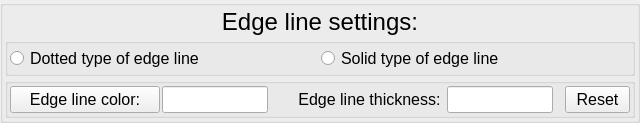
        <widget class="QGroupBox" name="groupBox_12">
         <layout class="QVBoxLayout" name="verticalLayout_3">
          <property name="spacing">
           <number>2</number>
          </property>
          <property name="leftMargin">
           <number>2</number>
          </property>
          <property name="topMargin">
           <number>2</number>
          </property>
          <property name="rightMargin">
           <number>2</number>
          </property>
          <property name="bottomMargin">
           <number>2</number>
          </property>
          <item>
           <widget class="QLabel" name="EdgeLineType_label">
            <property name="sizePolicy">
             <sizepolicy hsizetype="Maximum" vsizetype="Fixed">
              <horstretch>0</horstretch>
              <verstretch>0</verstretch>
             </sizepolicy>
            </property>
            <property name="minimumSize">
             <size>
              <width>506</width>
              <height>20</height>
             </size>
            </property>
            <property name="maximumSize">
             <size>
              <width>1466</width>
              <height>30</height>
             </size>
            </property>
            <property name="font">
             <font>
              <pointsize>18</pointsize>
             </font>
            </property>
            <property name="text">
             <string>Edge line settings:</string>
            </property>
            <property name="alignment">
             <set>Qt::AlignmentFlag::AlignCenter</set>
            </property>
           </widget>
          </item>
          <item>
           <widget class="QGroupBox" name="groupBox_19">
            <property name="minimumSize">
             <size>
              <width>0</width>
              <height>32</height>
             </size>
            </property>
            <property name="maximumSize">
             <size>
              <width>16777215</width>
              <height>40</height>
             </size>
            </property>
            <layout class="QHBoxLayout" name="horizontalLayout_8">
             <property name="spacing">
              <number>2</number>
             </property>
             <property name="leftMargin">
              <number>2</number>
             </property>
             <property name="topMargin">
              <number>2</number>
             </property>
             <property name="rightMargin">
              <number>2</number>
             </property>
             <property name="bottomMargin">
              <number>2</number>
             </property>
             <item>
              <widget class="QRadioButton" name="DottedEdgeLineType_radioButton">
               <property name="sizePolicy">
                <sizepolicy hsizetype="Maximum" vsizetype="Fixed">
                 <horstretch>0</horstretch>
                 <verstretch>0</verstretch>
                </sizepolicy>
               </property>
               <property name="minimumSize">
                <size>
                 <width>250</width>
                 <height>20</height>
                </size>
               </property>
               <property name="maximumSize">
                <size>
                 <width>730</width>
                 <height>30</height>
                </size>
               </property>
               <property name="font">
                <font>
                 <pointsize>12</pointsize>
                </font>
               </property>
               <property name="styleSheet">
                <string notr="true"/>
               </property>
               <property name="text">
                <string>Dotted type of edge line</string>
               </property>
               <attribute name="buttonGroup">
                <string notr="true">EdgeLineType_buttonGroup</string>
               </attribute>
              </widget>
             </item>
             <item>
              <widget class="QRadioButton" name="SolidEdgeLineType_radioButton">
               <property name="sizePolicy">
                <sizepolicy hsizetype="Maximum" vsizetype="Fixed">
                 <horstretch>0</horstretch>
                 <verstretch>0</verstretch>
                </sizepolicy>
               </property>
               <property name="minimumSize">
                <size>
                 <width>250</width>
                 <height>20</height>
                </size>
               </property>
               <property name="maximumSize">
                <size>
                 <width>730</width>
                 <height>30</height>
                </size>
               </property>
               <property name="font">
                <font>
                 <pointsize>12</pointsize>
                </font>
               </property>
               <property name="text">
                <string>Solid type of edge line</string>
               </property>
               <attribute name="buttonGroup">
                <string notr="true">EdgeLineType_buttonGroup</string>
               </attribute>
              </widget>
             </item>
            </layout>
           </widget>
          </item>
          <item>
           <widget class="QGroupBox" name="groupBox_20">
            <property name="minimumSize">
             <size>
              <width>0</width>
              <height>32</height>
             </size>
            </property>
            <property name="maximumSize">
             <size>
              <width>16777215</width>
              <height>40</height>
             </size>
            </property>
            <layout class="QHBoxLayout" name="horizontalLayout_19">
             <property name="spacing">
              <number>2</number>
             </property>
             <property name="leftMargin">
              <number>2</number>
             </property>
             <property name="topMargin">
              <number>2</number>
             </property>
             <property name="rightMargin">
              <number>2</number>
             </property>
             <property name="bottomMargin">
              <number>2</number>
             </property>
             <item>
              <widget class="QPushButton" name="EdgeLineColor_pushButton">
               <property name="sizePolicy">
                <sizepolicy hsizetype="Maximum" vsizetype="Fixed">
                 <horstretch>0</horstretch>
                 <verstretch>0</verstretch>
                </sizepolicy>
               </property>
               <property name="minimumSize">
                <size>
                 <width>150</width>
                 <height>20</height>
                </size>
               </property>
               <property name="maximumSize">
                <size>
                 <width>200</width>
                 <height>30</height>
                </size>
               </property>
               <property name="font">
                <font>
                 <pointsize>12</pointsize>
                </font>
               </property>
               <property name="styleSheet">
                <string notr="true"/>
               </property>
               <property name="text">
                <string>Edge line color:</string>
               </property>
              </widget>
             </item>
             <item>
              <widget class="QLineEdit" name="EdgeLineColor_lineEdit">
               <property name="sizePolicy">
                <sizepolicy hsizetype="Maximum" vsizetype="Fixed">
                 <horstretch>0</horstretch>
                 <verstretch>0</verstretch>
                </sizepolicy>
               </property>
               <property name="minimumSize">
                <size>
                 <width>61</width>
                 <height>20</height>
                </size>
               </property>
               <property name="maximumSize">
                <size>
                 <width>106</width>
                 <height>30</height>
                </size>
               </property>
               <property name="alignment">
                <set>Qt::AlignmentFlag::AlignCenter</set>
               </property>
              </widget>
             </item>
             <item>
              <spacer name="horizontalSpacer_2">
               <property name="orientation">
                <enum>Qt::Orientation::Horizontal</enum>
               </property>
               <property name="sizeHint" stdset="0">
                <size>
                 <width>10</width>
                 <height>20</height>
                </size>
               </property>
              </spacer>
             </item>
             <item>
              <widget class="QLabel" name="EdgeLineThickness_label">
               <property name="sizePolicy">
                <sizepolicy hsizetype="Expanding" vsizetype="Preferred">
                 <horstretch>0</horstretch>
                 <verstretch>0</verstretch>
                </sizepolicy>
               </property>
               <property name="minimumSize">
                <size>
                 <width>165</width>
                 <height>20</height>
                </size>
               </property>
               <property name="maximumSize">
                <size>
                 <width>200</width>
                 <height>30</height>
                </size>
               </property>
               <property name="font">
                <font>
                 <pointsize>12</pointsize>
                </font>
               </property>
               <property name="text">
                <string>Edge line thickness: </string>
               </property>
               <property name="alignment">
                <set>Qt::AlignmentFlag::AlignRight|Qt::AlignmentFlag::AlignTrailing|Qt::AlignmentFlag::AlignVCenter</set>
               </property>
              </widget>
             </item>
             <item>
              <widget class="QLineEdit" name="EdgeLineThickness_lineEdit">
               <property name="sizePolicy">
                <sizepolicy hsizetype="Maximum" vsizetype="Fixed">
                 <horstretch>0</horstretch>
                 <verstretch>0</verstretch>
                </sizepolicy>
               </property>
               <property name="minimumSize">
                <size>
                 <width>61</width>
                 <height>20</height>
                </size>
               </property>
               <property name="maximumSize">
                <size>
                 <width>106</width>
                 <height>30</height>
                </size>
               </property>
               <property name="font">
                <font>
                 <pointsize>10</pointsize>
                </font>
               </property>
               <property name="alignment">
                <set>Qt::AlignmentFlag::AlignCenter</set>
               </property>
              </widget>
             </item>
             <item>
              <spacer name="horizontalSpacer_3">
               <property name="orientation">
                <enum>Qt::Orientation::Horizontal</enum>
               </property>
               <property name="sizeHint" stdset="0">
                <size>
                 <width>10</width>
                 <height>20</height>
                </size>
               </property>
              </spacer>
             </item>
             <item>
              <widget class="QPushButton" name="EdgeLineReset_pushButton">
               <property name="sizePolicy">
                <sizepolicy hsizetype="Maximum" vsizetype="Fixed">
                 <horstretch>0</horstretch>
                 <verstretch>0</verstretch>
                </sizepolicy>
               </property>
               <property name="minimumSize">
                <size>
                 <width>45</width>
                 <height>20</height>
                </size>
               </property>
               <property name="maximumSize">
                <size>
                 <width>65</width>
                 <height>30</height>
                </size>
               </property>
               <property name="font">
                <font>
                 <pointsize>12</pointsize>
                </font>
               </property>
               <property name="text">
                <string>Reset</string>
               </property>
              </widget>
             </item>
            </layout>
           </widget>
          </item>
         </layout>
        </widget>
